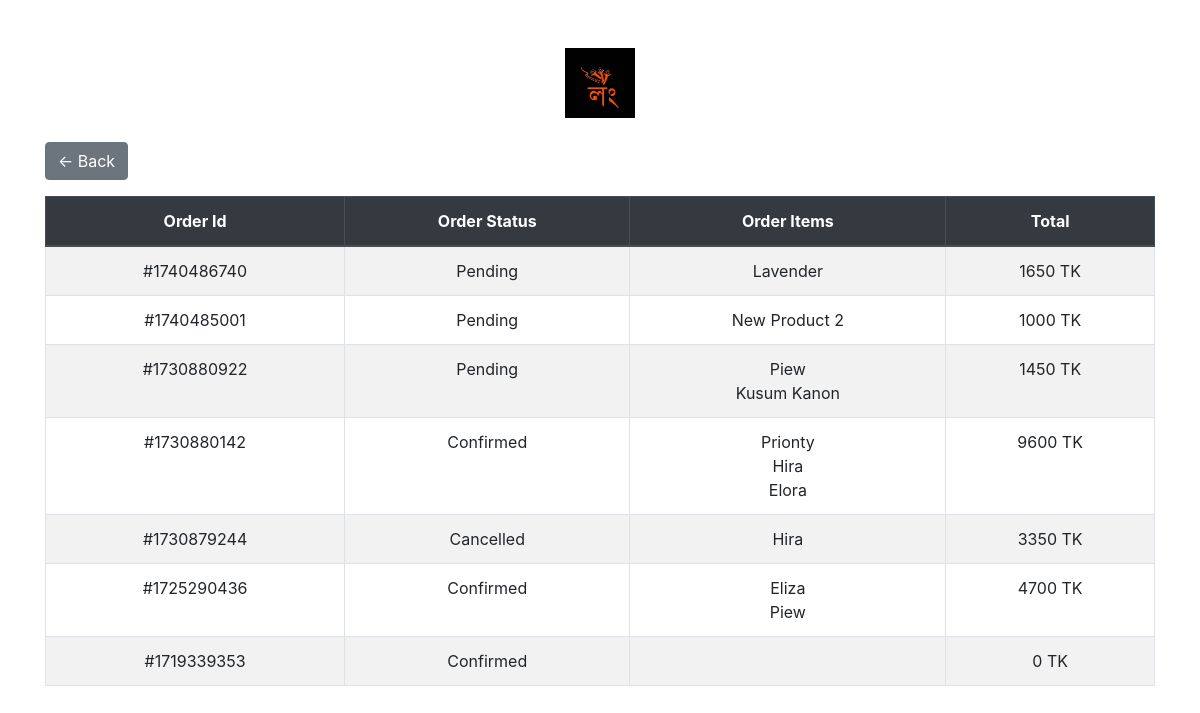
Page /myorder/49 on the committed database.
### shop/models.py (models this page shows, shortened)
class Order(models.Model):
    STATUS_CHOICES = [
        ('not_confirm','not_confirm'),
        ('Confirmed','Confirmed'),
        ('Pending', 'Pending'),
        ('Processing', 'Processing'),
        ('Shipped', 'Shipped'),
        ('Delivered', 'Delivered'),
        ('Cancelled', 'Cancelled'),
    ]
    LOCATION_CHOICES = [
        ('inside_dhaka', 'Inside Dhaka'),
        ('outside_dhaka', 'Outside Dhaka'),
    ]
    user=models.ForeignKey(UserProfile,on_delete=models.SET_NULL,null=True)
    status = models.CharField(max_length=20, choices=STATUS_CHOICES, default='Pending')
    items = models.ManyToManyField('Product', through='OrderItem')
    created_at=models.DateTimeField(default=now,blank=True)
    complete=models.BooleanField(default=False,blank=True)
    order_id=models.CharField(max_length=20,null=True,blank=True)
    coupon=models.BooleanField(default=False,null=True,blank=True)
    coupon_percentange=models.PositiveIntegerField(default=0,null=True,blank=True)
    cancel_reason=models.TextField(null=True,blank=True)
    location = models.CharField(max_length=20, choices=LOCATION_CHOICES, null=True, blank=True)
    totalbill= models.PositiveIntegerField(default=0)
    delivary_charge = models.PositiveIntegerField(default=False)
    status_changed_by = models.ForeignKey(User,on_delete=models.SET_NULL,null=True,blank=True)
    def __str__(self):
        return str(f'{self.user} order')
    @property
    def get_total(self):
        order_items = OrderItem.objects.filter(order=self)
        total = sum(item.item_total for item in order_items)
        if self.coupon:
            total-=total*(self.coupon_percentange/100)
        return int(total)

class OrderItem(models.Model):
    product=models.ForeignKey(Product,on_delete=models.CASCADE,null=True)
    quantity=models.IntegerField(default=0)
    add_on_product= models.ManyToManyField(AddOnProduct)
    order = models.ForeignKey(Order, related_name='order_items',null=True, on_delete=models.CASCADE)
    size=models.CharField(max_length=10,blank=True,null=True)
    is_stitched = models.BooleanField(default=True)
    @property
    def item_total(self):
        add_on = self.add_on_product.all()
        total_add_on = sum(add_pro.price for add_pro in add_on)
        if  self.is_stitched:
            total=self.product.price*self.quantity
        else:
            total=self.product.unstitched_price*self.quantity
        return total+(total_add_on*self.quantity)

class Product(models.Model):
    name=models.CharField(max_length=100)
    slug = AutoSlugField(populate_from='name',unique=True,null=True,default=None)
    product_code=models.CharField(max_length=100,null=True,blank=True)
    add_on_product=models.ManyToManyField(AddOnProduct,blank=True)
    add_on_product2=models.ManyToManyField(AddOnProduct,related_name='ad_on_2',blank=True)
    add_on_product3=models.ManyToManyField(AddOnProduct,related_name="ad_on_3",blank=True)
    description=models.TextField(null=True,blank=True)
    desc = models.TextField(null=True,blank=True)
    price = models.IntegerField(default=0)
    unstitched_price = models.PositiveIntegerField(default=0)
    discount_percent=models.IntegerField(default=0)
    main_price = models.IntegerField(default=0)
    discount=models.BooleanField(default=True,null=True,blank=False)
    productCategory = models.ManyToManyField(ProductCategory)
    collectionset = models.ForeignKey(CollectionSet,on_delete=models.SET_NULL,null=True,blank=True)
    image=ResizedImageField(upload_to='product-image/',blank=True,null=True)
    image2=ResizedImageField(upload_to='product-image/',blank=True,null=True)
    image3=ResizedImageField(upload_to='product-image/',blank=True,null=True)
    image4=ResizedImageField(upload_to='product-image/',blank=True,null=True)
    youtube_video_id = models.CharField(max_length=50,blank=True,null=True)
    arrive_at=models.DateTimeField(default=now,blank=True)
    new_arrival=models.BooleanField(default=False,blank=True)
    tags = TaggableManager()
    in_stock=models.BooleanField(default=True,blank=True)
    ratting = models.FloatField(default=0)

### shop/views.py (the view)
# urls.py: path('myorder/<int:pk>',profile, name="profile"),
def profile(request,pk):
    user=UserProfile.objects.get(id=pk)
    orders=Order.objects.filter(user=user,complete=True).order_by('-created_at')
    print(user)
    print(orders)
    context={
        'orders':orders,
        'userProfile':user
    }
    return render(request,'shop/profile.html',context)

### shop/models.py (called while the page is built)
    def __str__(self):
        return str(self.user)

### shop/templates/shop/profile.html (shortened to what this page needs)
<!DOCTYPE html>
{% load static %}
<html lang="en">
<head>
  <link href="https://maxcdn.bootstrapcdn.com/bootstrap/4.5.2/css/bootstrap.min.css" rel="stylesheet">
</head>
<body>
<div class="container my-5">
  <div class="text-center mb-4">
    <img src="{% static 'image/logo/logo.jpg' %}" height="70" alt="Logo" class="logo">
  </div>
  <div class="mb-3">
    <a href="javascript:history.back()" class="btn btn-secondary">
      &larr; Back
    </a>
  </div>
  <div class="row">
    <div class="col-lg-12">
      <div class="table-responsive">
        <table class="table table-striped table-bordered table-hover text-center">
          <thead class="thead-dark">
            <tr>
              <th>Order Id</th>
              <th>Order Status</th>
              <th>Order Items</th>
              <th>Total</th>
            </tr>
          </thead>
          <tbody>
            {% for order in orders %}
              {% if order.status != 'not_confirm' %}
                <tr>
                  <td>#{{ order.order_id }}</td>
                  <td>{{ order.status }}</td>
                  <td>
                    {% for item in order.order_items.all %}
                      {{ item.product.name }}<br>
                    {% endfor %}
                  </td>
                  <td>{{ order.get_total }} TK</td>
                </tr>
              {% endif %}
            {% endfor %}
          </tbody>
        </table>
      </div>
    </div>
  </div>
</div>
</body>
</html>

### shop/templates/shop/profile.html (style rules this page uses)
.logo { max-width: 150px; }

### rows in the picture
Order: order_id "1740486740", status "Pending", get_total "1650"
OrderItem: product.name "Lavender"
Order: order_id "1740485001", status "Pending", get_total "1000"
OrderItem: product.name "New Product 2"
Order: order_id "1730880922", status "Pending", get_total "1450"
OrderItem: product.name "Piew"
OrderItem: product.name "Kusum Kanon"
Order: order_id "1730880142", status "Confirmed", get_total "9600"
OrderItem: product.name "Prionty"
OrderItem: product.name "Hira"
OrderItem: product.name "Elora"
Order: order_id "1730879244", status "Cancelled", get_total "3350"
OrderItem: product.name "Hira"
Order: order_id "1725290436", status "Confirmed", get_total "4700"
OrderItem: product.name "Eliza"
OrderItem: product.name "Piew"
Order: order_id "1719339353", status "Confirmed", get_total "0"
